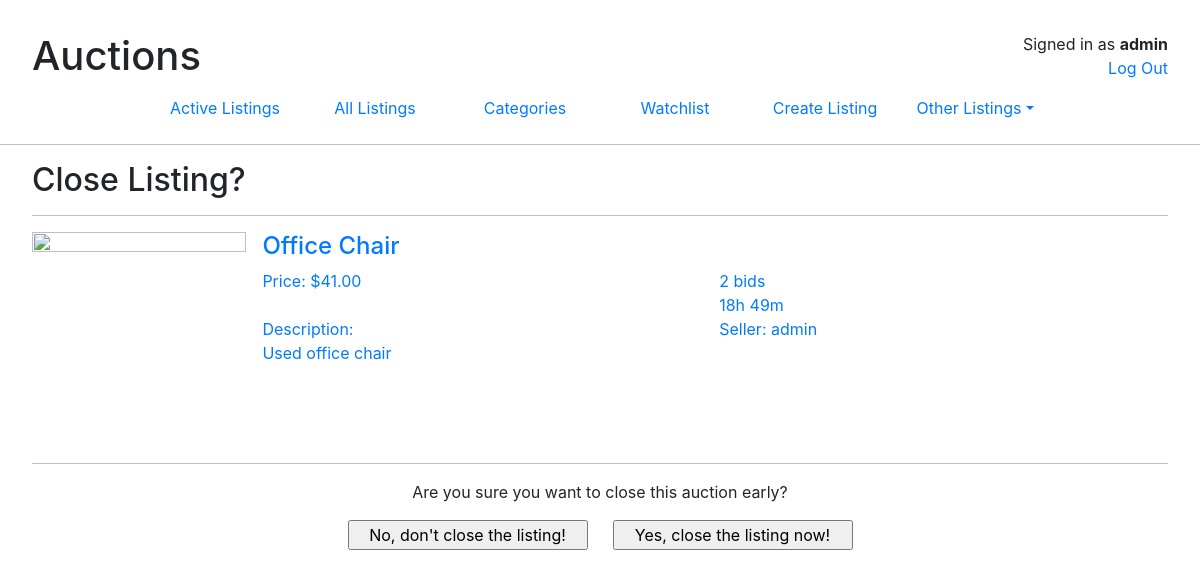
The page /close/24 (signed in) on the database as committed earlier.
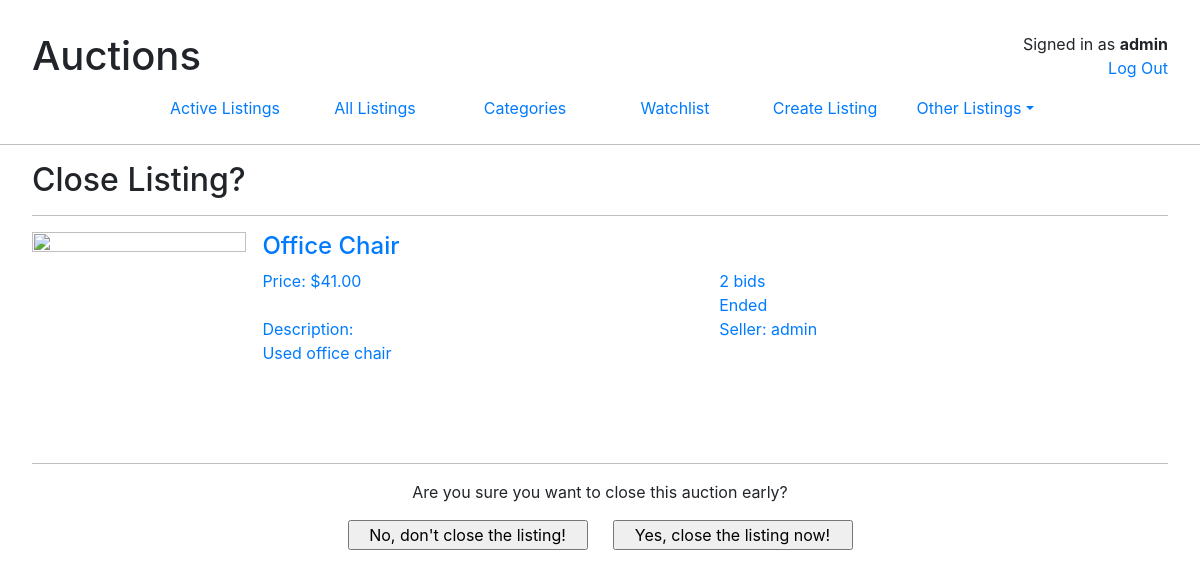
The same page on the database as committed later.
### auctions/models.py (models this page shows, shortened)
class User(AbstractUser):
    pass

class Listing(models.Model):
    title           = models.CharField(max_length=30)
    category        = models.ForeignKey(Category, blank=True, null=True, on_delete=models.SET_NULL)
    condition       = models.ForeignKey(Condition, blank=True, null=True, on_delete=models.SET_NULL)
    description     = models.TextField(max_length=300)
    image           = models.URLField(blank = True, null=True)
    start_dateTime  = models.DateTimeField(auto_now_add=True)
    end_dateTime    = models.DateTimeField(null=True, blank=True)
    seller          = models.ForeignKey(User, on_delete=models.CASCADE, related_name="seller")
    starting_price  = models.DecimalField(max_digits=10, decimal_places=2, default=None)
    is_active       = models.BooleanField(default=True)
    winner          = models.ForeignKey(User, blank=True, default=None, null=True, on_delete=models.SET_NULL, related_name="winner")

class Bid(models.Model):
    listing         = models.ForeignKey(Listing, on_delete=models.CASCADE)
    bidder          = models.ForeignKey(User, default=None, on_delete=models.CASCADE)
    bid_amount      = models.DecimalField(max_digits=10, decimal_places=2)
    bid_dateTime    = models.DateTimeField(auto_now_add=True)

### auctions/views.py (the view)
# urls.py: path("close/<int:id>", views.close, name="close"),
@login_required
def close(request, id):
    if request.user == Listing.objects.get(pk=id).seller:
        if request.method == "POST":
            listing = Listing.objects.get(pk=id)        # Retreive listing data
            if 'close' in request.POST:
                try:
                    winning_bid = Bid.objects.filter(listing=id).first()
                    listing.is_active = False
                    listing.winner = winning_bid.bidder
                    listing.end_dateTime = timezone.now()
                    listing.save()
                except:
                    listing.is_active = False
                    listing.end_dateTime = timezone.now()
                    listing.save()
                return HttpResponseRedirect(reverse("listing", args=[id]))
            else:
                return HttpResponseRedirect(reverse("listing", args=[id]))
        else:
            return render(request,"auctions/close.html", {
                "listing" : Listing.objects.get(pk=id)
            })
    else:
        return HttpResponseRedirect(reverse("index"))

### auctions/templatetags/listingtags.py (called while the page is built)
@register.filter
def bid_count(listing):
    bids = Bid.objects.filter(listing=listing.id)
    bid_count = len(bids)
    if bid_count == 1:
        return f"{ bid_count } bid"
    else:
        return f"{ bid_count } bids"

@register.filter
def timeremaining(listing):
    end_time = Listing.objects.get(pk=listing.id).end_dateTime
    td = end_time - timezone.now()
    td_hrs = td.seconds//3600%60
    td_mins = (td.seconds//60)%60
    if td.days > 0:
        return f"{ td.days }d { td_hrs }h"
    else:
        if td_hrs > 0:
            return f"{ td_hrs }h { td_mins }m"
        else:
            return f"{ td_mins }m { td.seconds % 60 }s"

@register.filter
def current_price(listing):
    bids = Bid.objects.filter(listing=listing.id)
    if bids.count() > 0:
        price = bids.latest('bid_amount').bid_amount
    elif bids.count() == 0:
        price = listing.starting_price
    return price

### auctions/templates/auctions/close.html (shortened to what this page needs)
{% extends "auctions/layout.html" %}
{% block body %}
    <h2>Close Listing?</h2>
    <hr>
    {% include "auctions/listing_row_template.html" %}
    <div class="auction-close-confirmation">
        <p>Are you sure you want to close this auction early?</p>
        <form action="" method="post" id="close">
            <input type="submit", value="No, don't close the listing!"> &emsp;
            <input type="submit", name="close"value="Yes, close the listing now!">
        </form>
    </div>
{% endblock %}

### auctions/templates/auctions/layout.html (shortened to what this page needs)
{% load static %}
<!DOCTYPE html>
<html lang="en">
    <head>
        <link rel="stylesheet" href="https://stackpath.bootstrapcdn.com/bootstrap/4.4.1/css/bootstrap.min.css">
        <link href="{% static 'auctions/styles.css' %}" rel="stylesheet">
    </head>
    <body>
        <div style="position: relative;">
            <h1>Auctions</h1>
            <div style="position:absolute; top:0px; right:0px; text-align: right;">
                {% if user.is_authenticated %}
                    Signed in as <strong>{{ user.username }}</strong><br>
                    <a  href="{% url 'logout' %}">Log Out</a>
                {% else %}
                    Not signed in<br>
                    <a href="{% url 'login' %}">Log In</a>
                {% endif %}
            </div>
        </div>
        <ul class="nav nav-justified justify-content-center ">
            <li class="nav-item">
                <a class="nav-link" href="{% url 'index' %}">Active Listings</a>
            </li>
            <li class="nav-item">
                <a class="nav-link" href="{% url 'index' %}?id=all">All Listings</a>
            </li>
            <li class="nav-item">
                <a class="nav-link" href="{% url 'categories' %}">Categories</a>
            </li>
            {% if user.is_authenticated %}
                <li class="nav-item">
                    <a class="nav-link" href="{% url 'watchlist' %}">Watchlist</a>
                </li>
                <li class="nav-item">
                    <a class="nav-link" href="{% url 'create' %}">Create Listing</a>
                </li>
                <li class="nav-item dropdown">
                    <a class="nav-link dropdown-toggle" data-toggle="dropdown" href="#" role="button" aria-haspopup="true" aria-expanded="false">Other Listings</a>
                </li>
            {% endif %}
        </ul>
        <hr style="width: 100vw; margin-left: 50%; transform: translateX(-50%);">
        {% block body %}
        {% endblock %}
    </body>
</html>

### auctions/templates/auctions/listing_row_template.html
{% load listingtags %}
<div class="listing-card-container">
    <a href="{% url 'listing' listing.id %}">
        <div class="listing-card-grid">
            <div>
                {% if listing.image %}
                    <img src="{{ listing.image }}" class="listing-card-img">
                {% else %}
                    <img src="https://us.123rf.com/450wm/pavelstasevich/pavelstasevich1811/pavelstasevich181101032/112815935-no-image-available-icon-flat-vector-illustration.jpg?ver=6" class="listing-card-img">
                {% endif %}
            </div>
            <div class="listing-details grid-col-span-4">
                <H4>{{ listing.title }}</H4>
                <div class="listing-card-details-section">
                    <div class="listing-card-row-description">
                        Price: ${{ listing|current_price }}<br><br>
                        Description:<br>
                        {{ listing.description }} <br>
                    </div>
                    <div class="listing-card-auction-details">
                        {{ listing|bid_count }}               <br>
                        {% if listing.is_active %}
                            {{ listing|timeremaining }}
                        {% else %}
                            Ended
                        {% endif %}<br>
                        Seller: {{ listing.seller }} <br>
                    </div>
                </div>
            </div>
        </div>
    </a>
</div>
<hr>

### auctions/static/auctions/styles.css (style rules this page uses)
html { width: 100vw; margin: auto; }
body { padding: 2rem; max-width: 1248px; margin: auto; }
hr { background-color: lightgray; }
#close input { width: 15rem; }
img, picture, image { max-width: 100%; max-height: 100%; display: block; }
.grid-col-span-4 { grid-column: span 4; }
.listing-card-grid { display: grid; gap: 1rem; grid-template-columns: repeat(5, 1fr); min-height: 150px; }
.listing-card-details-section { display: grid; gap: 0.5rem; grid-template-columns: repeat(2, 1fr); }
.listing-card-img { width: 100%; aspect-ratio: 1 / 1; object-fit: contain; }
.listing-card-row-description { height: 120px; overflow: hidden; text-overflow: ellipsis; }
.nav-item { max-width: 150px; }
.auction-close-confirmation { text-align: center; }

Rows that differ between the two databases and show on the page:
changed Listing "Office Chair": id+end_dateTime "18h 49m" → (not shown)
Other text that changed with them:
text now shown: "Ended"
